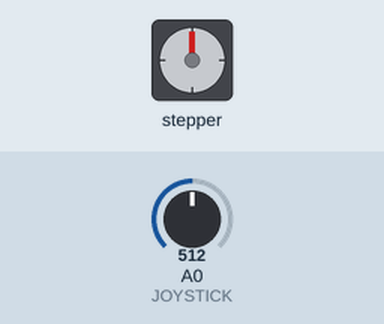
Simulated run of this sketch. Board: Arduino Uno, built with avr-gcc and run on an emulated ATmega328P. On the bench: stepper motor. Wiring (inferred from the names in the program): stepper motor driver (200 steps per turn assumed): step pin 3; direction pin 2; enable pin 4. Inputs (shaded band) come from the test bench; at power-on: A0 (JOYSTICK) = 512.

Above: at 1.2 s.
1.3 s: A0 (JOYSTICK) set to 415
2.8 s: A0 (JOYSTICK) set to 391
At 2.95 s:
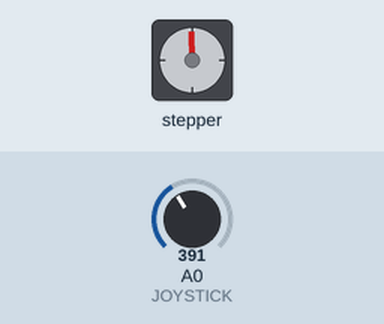
At 3.85 s:
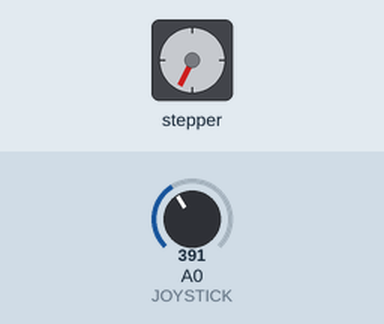
Timing chart, 0 to 14.8 s (numbered marks = the images above; inputs shaded):
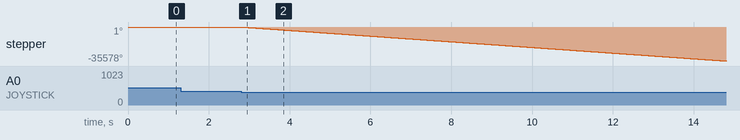

The sketch:

codigo-arduino.ino
```cpp
#define DIR 2
#define STEP 3
#define ENABLE 4
#define JOYSTICK A0

int zonaMuertaMin = 400;
int zonaMuertaMax = 624;

void setup() {
  pinMode(DIR, OUTPUT);
  pinMode(STEP, OUTPUT);
  pinMode(ENABLE, OUTPUT);
  digitalWrite(ENABLE, HIGH); // Motor deshabilitado
}

void loop() {
  int lectura = analogRead(JOYSTICK);

  if (lectura < zonaMuertaMin) {
    digitalWrite(ENABLE, LOW);
    digitalWrite(DIR, LOW);
    moverMotor(map(lectura, 0, zonaMuertaMin, 800, 200));
  }
  else if (lectura > zonaMuertaMax) {
    digitalWrite(ENABLE, LOW);
    digitalWrite(DIR, HIGH);
    moverMotor(map(lectura, zonaMuertaMax, 1023, 200, 800));
  }
  else {
    digitalWrite(ENABLE, HIGH);
  }
}

void moverMotor(int delayMicros) {
  digitalWrite(STEP, HIGH);
  delayMicroseconds(delayMicros);
  digitalWrite(STEP, LOW);
  delayMicroseconds(delayMicros);
}
```

Measured:
- the behaviour switches between 400 and 399 on A0 (JOYSTICK) (found by bisection; images 0 and 1)
- after the input at 1.3 s, every drawn part: stays the same
- after the input at 2.8 s, stepper: keeps turning counter-clockwise at about 2965°/s, starting at once
